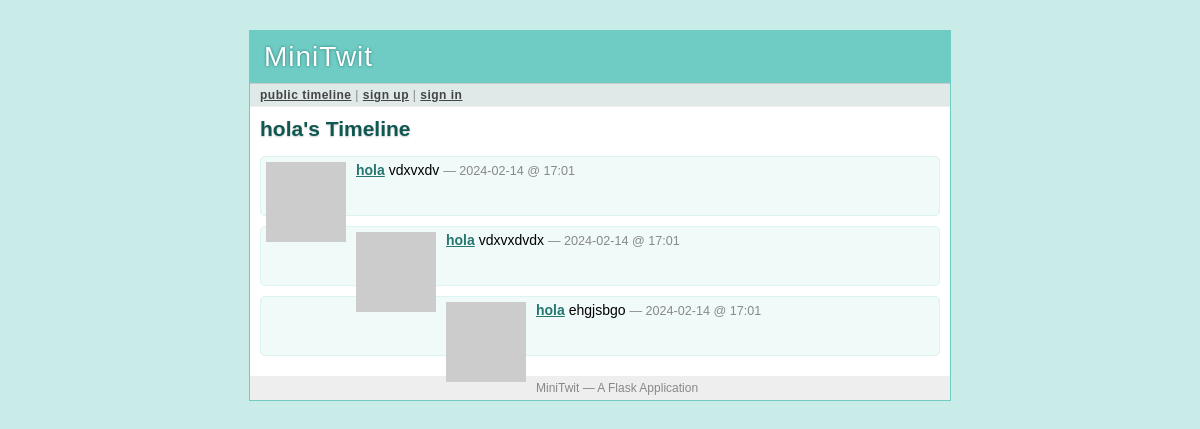
/hola, run on the app's committed database.
### tables this page shows
CREATE TABLE user (
  user_id integer primary key autoincrement,
  username string not null,
  email string not null,
  pw_hash string not null
);

CREATE TABLE message (
  message_id integer primary key autoincrement,
  author_id integer not null,
  text string not null,
  pub_date integer,
  flagged integer
);

### minitwit.py (the view)
@app.route('/<username>')
def user_timeline(username):
    profile_user = query_db('select * from user where username = ?',
                            [username], one=True)
    if profile_user is None:
        abort(404)
    followed = False
    if g.user:
        followed = query_db('''select 1 from follower where
            follower.who_id = ? and follower.whom_id = ?''',
            [session['user_id'], profile_user['user_id']], one=True) is not None
    return render_template('timeline.html', messages=query_db('''
            select message.*, user.* from message, user where
            user.user_id = message.author_id and user.user_id = ?
            order by message.pub_date desc limit ?''',
            [profile_user['user_id'], PER_PAGE]), followed=followed,
            profile_user=profile_user)

### minitwit.py (called while the page is built)
def connect_db():
    return sqlite3.connect(DATABASE)

def query_db(query, args=(), one=False):
    cur = g.db.execute(query, args)
    rv = [dict((cur.description[idx][0], value)
               for idx, value in enumerate(row)) for row in cur.fetchall()]
    return (rv[0] if rv else None) if one else rv

def format_datetime(timestamp):
    return datetime.utcfromtimestamp(timestamp).strftime('%Y-%m-%d @ %H:%M')

def gravatar_url(email, size=80):
    return 'http://www.gravatar.com/avatar/%s?d=identicon&s=%d' % \
        (md5(email.strip().lower().encode('utf-8')).hexdigest(), size)

@app.before_request
def before_request():
    g.db = connect_db()
    g.user = None
    if 'user_id' in session:
        g.user = query_db('select * from user where user_id = ?',
                          [session['user_id']], one=True)

@app.after_request
def after_request(response):
    g.db.close()
    return response

### templates/timeline.html (shortened to what this page needs)
{% extends "layout.html" %}
{% block title %}
  {% if request.endpoint == 'public_timeline' %}
    Public Timeline
  {% elif request.endpoint == 'user_timeline' %}
    {{ profile_user.username }}'s Timeline
  {% else %}
    My Timeline
  {% endif %}
{% endblock %}
{% block body %}
  <h2>{{ self.title() }}</h2>
  <ul class=messages>
  {% for message in messages %}
    <li><img src="{{ message.email|gravatar(size=48) }}"><p>
      <strong><a href="{{ url_for('user_timeline', username=message.username)
      }}">{{ message.username }}</a></strong>
      {{ message.text }}
      <small>&mdash; {{ message.pub_date|datetimeformat }}</small>
  {% else %}
    <li><em>There's no message so far.</em>
  {% endfor %}
  </ul>
{% endblock %}

### static/style.css (style rules this page uses)
a { color: #26776F; }
div.page h2 { margin: 0 0 15px 0; color: #105751; text-shadow: 0 1px 2px #ccc; }
div.page ul.messages { list-style: none; margin: 0; padding: 0; }
div.page ul.messages li { margin: 10px 0; padding: 5px; background: #F0FAF9; border: 1px solid #DBF3F1; -moz-border-radius: 5px; -webkit-border-radius: 5px; min-height: 48px; }
div.page ul.messages p { margin: 0; }
div.page ul.messages li img { float: left; padding: 0 10px 0 0; }
div.page ul.messages li small { font-size: 0.9em; color: #888; }

### data on the page
user: username "hola"
message: username "hola", text "vdxvxdv", pub_date "2024-02-14 @ 17:01"
message: username "hola", text "vdxvxdvdx", pub_date "2024-02-14 @ 17:01"
message: username "hola", text "ehgjsbgo", pub_date "2024-02-14 @ 17:01"
